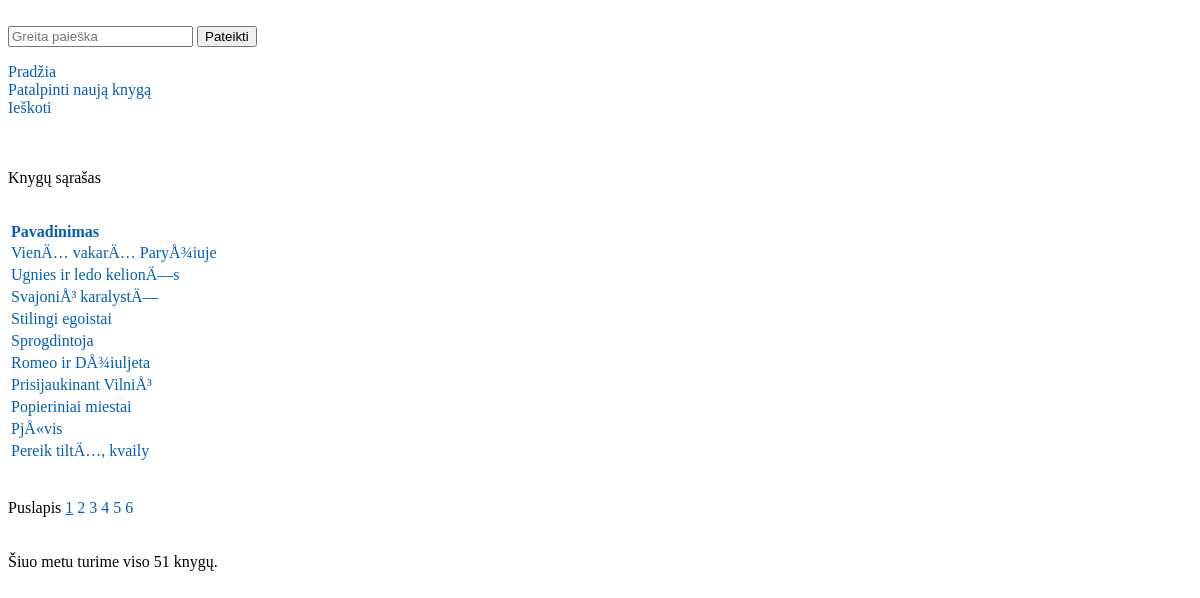
The app's page /index.php?page=1&sort=desc with its own data.
### tables this page shows
CREATE TABLE IF NOT EXISTS `biblioteka` (
  `id` tinyint(8) NOT NULL,
  `pavadinimas` text,
  `metai` text,
  `autoriai` text,
  `zanras` text
);

### config.php (called while the page is built, shortened)
<?php
$datatable = "biblioteka";
$results_per_page = 10;
?>

### index.php (the view, shortened to what this page needs)
  <form method="post" action="paieska.php">
  <br><input placeholder="Greita paieška" type="text" name="search" required>
  <input class="button" type="submit" value="Pateikti"></p>
<?php
include ("header.php");
echo "<p>Knygų sąrašas</p>";
if (isset($_GET["page"])) { $page  = $_GET["page"]; } else { $page=1; };
$start_from = ($page-1) * $results_per_page;
if ($_GET['sort'] == 'type')
{
	$sql = "SELECT * FROM biblioteka";
    $sql .= " ORDER BY pavadinimas ASC LIMIT $start_from, ".$results_per_page;
}
elseif ($_GET['sort'] == 'desc')
{
		$sql = "SELECT * FROM biblioteka";
    $sql .= " ORDER BY pavadinimas DESC LIMIT $start_from, ".$results_per_page;
}
$rs_result = $conn->query($sql);
 while($row = $rs_result->fetch_assoc()) {
             $data .= "<tr><td><a href=\"knyga.php?nr=" . $row['id'] . "\">" . $row['pavadinimas'] . "</a></td>";
};
$url =  "//{$_SERVER['HTTP_HOST']}{$_SERVER['REQUEST_URI']}";
$escaped_url = htmlspecialchars( $url, ENT_QUOTES, 'UTF-8' );
echo"<table><tr>";
if(($_GET["sort"] ==  "type")||($_GET["page"]== NULL)) {
			echo "<th align=\"left\"> <a title=\"Mažėjimo tvarka\" class=\"tooltip\" href=\"index.php?page=1&sort=desc\">Pavadinimas</a></th><br>";
		}
else if($_GET["sort"] ==  "desc") {
			echo "<th title=\"Didėjimo tvarka\" class=\"tooltip\" align=\"left\"><a href=\"index.php?page=1&sort=type\">Pavadinimas</a></th><br>";
		}
						else
		echo "		<th title=\"Didėjimo tvarka\" class=\"tooltip\" align=\"left\"><a href=\"".$escaped_url."&sort=type\">Pavadinimas</a></th><br>";
			echo "		</tr>" . $data . "</table>";
 echo " <br>   <br>   Puslapis ";
$sql = "SELECT COUNT(ID) AS total FROM ".$datatable;
$result = $conn->query($sql);
$row = $result->fetch_assoc();
$total_pages = ceil($row["total"] / $results_per_page);
for ($i=1; $i<=$total_pages; $i++) {
if (($_GET["page"] == NULL)||($_GET["sort"] == NULL))
{
            echo "<a href='index.php?page=".$i."'";
            if ($i==$page)  echo " class='curPage'";
            echo ">".$i."</a> ";
}
else if($_GET["sort"] == "desc" || "type")
{
	            echo "<a href='index.php?page=".$i."&sort=".$_GET["sort"]."'";
            if ($i==$page)  echo " class='curPage'";
            echo ">".$i."</a> ";
}
};
echo "<br><br><br>Šiuo metu turime viso ". $row["total"] . " knygų.";
?></center>
</body>
</html>

### header.php (style rules this page uses)
a { color: #0060B6; text-decoration: none; }
.curPage { text-decoration: underline; }
.tooltip { display: inline; position: relative; }

### records on screen
biblioteka: pavadinimas "VienÄ… vakarÄ… ParyÅ¾iuje"
biblioteka: pavadinimas "Ugnies ir ledo kelionÄ—s"
biblioteka: pavadinimas "SvajoniÅ³ karalystÄ—"
biblioteka: pavadinimas "Stilingi egoistai"
biblioteka: pavadinimas "Sprogdintoja"
biblioteka: pavadinimas "Romeo ir DÅ¾iuljeta"
biblioteka: pavadinimas "Prisijaukinant VilniÅ³"
biblioteka: pavadinimas "Popieriniai miestai"
biblioteka: pavadinimas "PjÅ«vis"
biblioteka: pavadinimas "Pereik tiltÄ…, kvaily"

### other values on screen
$row["total"] "51"
